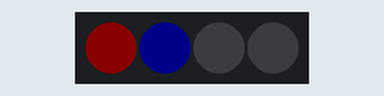
Recording of a sketch running on a simulated Arduino Uno, built with avr-gcc and run on an emulated ATmega328P. On the bench: 4 RGB LEDs in strip order, left to right. Dim RGB values are drawn brighter than linear.

Above: at 0.37 s.
At 1.1 s:
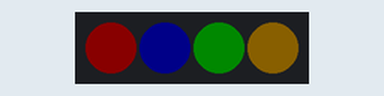
At 2.12 s:
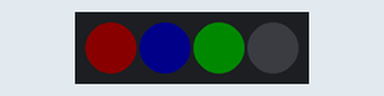
At 3.12 s:
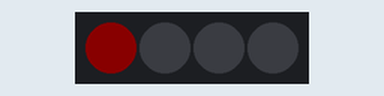
Timing chart, 0 to 3.5 s (numbered marks = the images above):
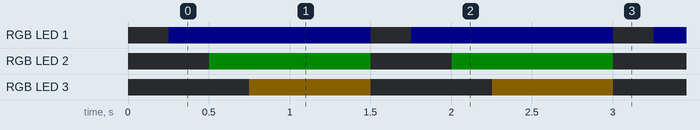

Measured:
- by itself, RGB LED 1: alternates RGB(0, 0, 10) for 1.3 s and off for 0.25 s
- by itself, RGB LED 2: alternates RGB(0, 10, 0) for 1.0 s and off for 0.50 s
- by itself, RGB LED 3: alternates RGB(10, 7, 0) for 0.75 s and off for 0.75 s

The sketch:

NeoPixel.ino
```cpp
//include libraies (NeoPixel)
#include <Adafruit_NeoPixel.h>

//Neopixel Setting
#define NUMPIXELS 4
#define PIXELPIN 4

Adafruit_NeoPixel pixels(NUMPIXELS, PIXELPIN, NEO_GRB + NEO_KHZ800);  //NeoPixel Object, Please check the Neopixel Model ex> NEO_GRB

uint32_t red = pixels.Color(255,0,0);  //ColorMap
uint32_t green = pixels.Color(0,255,0);
uint32_t blue = pixels.Color(0,0,255);
uint32_t orange = pixels.Color(255,165,0);

uint32_t OFF = pixels.Color(0,0,0);
uint32_t K3000 = pixels.Color(255,180,107);
uint32_t K4000 = pixels.Color(255,209,163);
uint32_t K5000 = pixels.Color(255,228,206);
uint32_t K6000 = pixels.Color(255,243,239);

void setup()  //The function that runs when the program starts
{
  pixels.begin();
  pixels.setBrightness(10);
  Serial.begin(115200);
}

void loop()  //The funciton that runs repeatedly
{
  pixels.clear();
  pixels.show();
  pixels.setPixelColor(0,red);
  pixels.show();
  delay(250);

  pixels.setPixelColor(1,blue);
  pixels.show();
  delay(250);

  pixels.setPixelColor(2,green);
  pixels.show();
  delay(250);

  pixels.setPixelColor(3,orange);
  pixels.show();
  delay(250);

/*
  for(int i=0; i<NUMPIXELS; i++) {
    pixels.setPixelColor(i,0,255,0);
    pixels.show();
    delay(250);
  }
*/

  delay(500);
}
```
